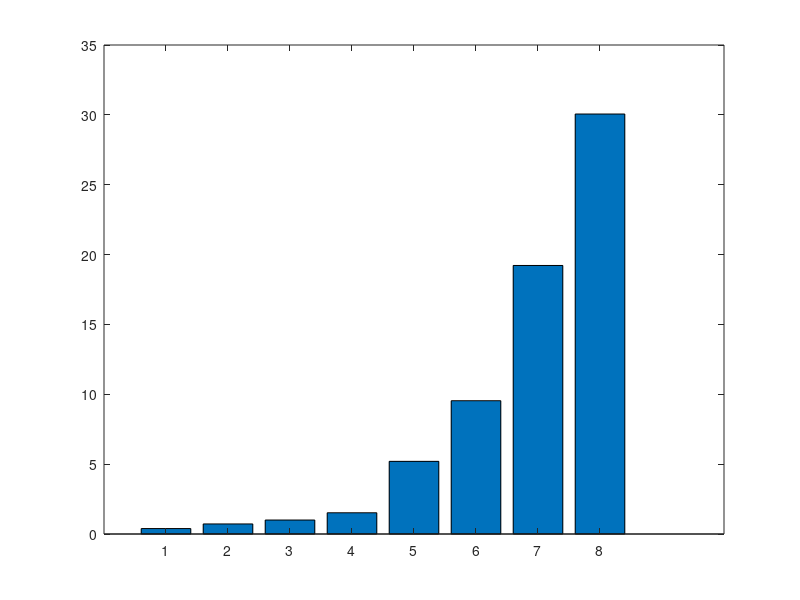

Recreate this plot in MATLAB.
% Author Name: Joseph Calabria
% Email: calabr65@rowan.edu
% Course: MATLAB Programming - Fall 2024
% Assignment: Assignment 2
% Task: Population Growth Analysis
% Date: 10/11/2024

planet_distances = [0.39, 0.72, 1, 1.52, 5.20, 9.54, 19.22, 30.06]
planet_sizes = [0.382985, 0.949929, 1, 0.532099, 10.9733,8.65131, 3.76794, 3.658]
x = planet_distances;
y = planet_sizes;
scatter(x,y,planet_sizes,"red","filled")
title('Planet Distances from the Sun vs Planet Sizes')
xlabel('Planet Distance')
ylabel('Planet Sizes')

bar(planet_distances)